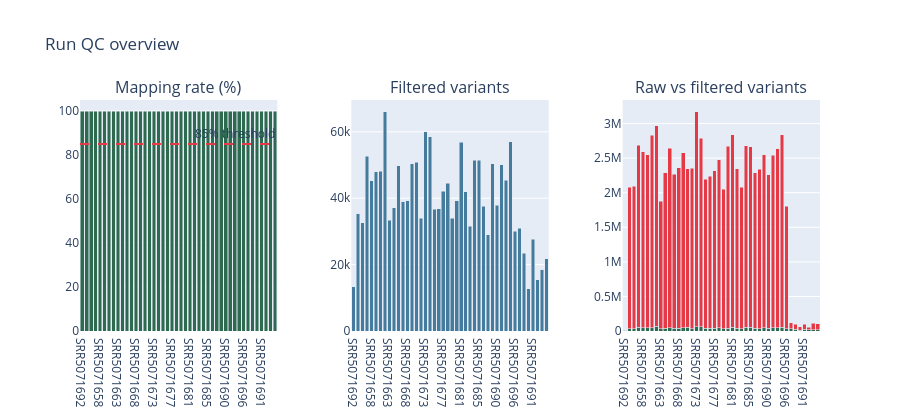

Source (notebook cell):
### Markdown cell above
## Cross-sample QC overview
Mapping rate, variant counts, and mean depth for every run in the database.

### Code cell
runs = query("""
    SELECT r.run_id, s.name AS sample, s.cell_line,
           r.mapping_rate, r.total_raw, r.total_filt, r.run_date
    FROM runs r
    JOIN samples s ON r.sample_id = s.sample_id
    ORDER BY s.cell_line, r.run_id
""")

if runs.empty:
    print("No runs found in database.")
else:
    runs["label"] = runs["cell_line"].fillna(runs["sample"])
    runs_sorted = runs.sort_values("mapping_rate", ascending=True)

    fig = make_subplots(
        rows=1, cols=2,
        subplot_titles=("Mapping rate (%) — all runs", "Filtered variants per run"),
        horizontal_spacing=0.12
    )

    # Horizontal bar — mapping rate, coloured by pass/fail
    colors = ["#e63946" if v < 85 else "#2d6a4f" for v in runs_sorted["mapping_rate"]]
    fig.add_trace(go.Bar(
        y=runs_sorted["label"],
        x=runs_sorted["mapping_rate"],
        orientation="h",
        marker_color=colors,
        hovertemplate="%{y}<br>Mapping rate: %{x:.1f}%<extra></extra>"
    ), row=1, col=1)
    fig.add_vline(x=85, line_dash="dash", line_color="#e63946",
                  annotation_text="85%", row=1, col=1)

    # Horizontal bar — filtered variants
    runs_sorted2 = runs.sort_values("total_filt", ascending=True)
    fig.add_trace(go.Bar(
        y=runs_sorted2["label"],
        x=runs_sorted2["total_filt"],
        orientation="h",
        marker_color="#457b9d",
        hovertemplate="%{y}<br>Filtered variants: %{x:,}<extra></extra>"
    ), row=1, col=2)

    n = len(runs)
    fig.update_layout(
        height=max(400, 18 * n),
        title=f"Run QC overview — {n} runs",
        showlegend=False
    )
    fig.update_xaxes(range=[0, 105], row=1, col=1)
    fig.show()

    # Summary table grouped by cell line
    summary = (
        runs.groupby("label").agg(
            n_runs=("run_id", "count"),
            mean_mapping=("mapping_rate", "mean"),
            mean_filt_vars=("total_filt", "mean"),
        ).reset_index().rename(columns={"label": "cell_line"})
        .sort_values("mean_filt_vars", ascending=False)
    )
    display(summary.style.format({
        "mean_mapping": "{:.1f}",
        "mean_filt_vars": "{:,.0f}"
    }))

### Figure 1 — Plotly figure (JSON) as saved in the notebook; plotly's stock layout.template omitted (floating-point values rounded to 4 significant figures)
{"data": [{"hovertemplate": "%{x}<br>Mapping rate: %{y:.1f}%<extra></extra>", "marker": {"color": ["#2d6a4f", "#2d6a4f", "#2d6a4f", "#2d6a4f", "#2d6a4f", "#2d6a4f", "#2d6a4f", "#2d6a4f", "#2d6a4f", "#2d6a4f", "#2d6a4f", "#2d6a4f", "#2d6a4f", "#2d6a4f", "#2d6a4f", "#2d6a4f", "#2d6a4f", "#2d6a4f", "#2d6a4f", "#2d6a4f", "#2d6a4f", "#2d6a4f", "#2d6a4f", "#2d6a4f", "#2d6a4f", "#2d6a4f", "#2d6a4f", "#2d6a4f", "#2d6a4f", "#2d6a4f", "#2d6a4f", "#2d6a4f", "#2d6a4f", "#2d6a4f", "#2d6a4f", "#2d6a4f", "#2d6a4f", "#2d6a4f", "#2d6a4f", "#2d6a4f", "#2d6a4f", "#2d6a4f", "#2d6a4f", "#2d6a4f"]}, "name": "Mapping rate", "type": "bar", "x": ["SRR5071692", "SRR5071654", "SRR5071655", "SRR5071656", "SRR5071658", "SRR5071659", "SRR5071660", "SRR5071661", "SRR5071663", "SRR5071664", "SRR5071665", "SRR5071666", "SRR5071668", "SRR5071669", "SRR5071670", "SRR5071671", "SRR5071673", "SRR5071674", "SRR5071675", "SRR5071676", "SRR5071677", "SRR5071678", "SRR5071679", "SRR5071680", "SRR5071681", "SRR5071682", "SRR5071683", "SRR5071684", "SRR5071685", "SRR5071687", "SRR5071688", "SRR5071689", "SRR5071690", "SRR5071693", "SRR5071694", "SRR5071695", "SRR5071696", "SRR5071662", "SRR5071667", "SRR5071672", "SRR5071691", "SRR5071657", "SRR5071686", "SRR5071697"], "xaxis": "x", "y": [100.0, 100.0, 100.0, 100.0, 100.0, 100.0, 100.0, 100.0, 100.0, 100.0, 100.0, 100.0, 100.0, 100.0, 100.0, 100.0, 100.0, 100.0, 100.0, 100.0, 100.0, 100.0, 100.0, 100.0, 100.0, 100.0, 100.0, 100.0, 100.0, 100.0, 100.0, 100.0, 100.0, 100.0, 100.0, 100.0, 100.0, 100.0, 100.0, 100.0, 100.0, 100.0, 100.0, 100.0], "yaxis": "y"}, {"hovertemplate": "%{x}<br>Filtered variants: %{y:,}<extra></extra>", "marker": {"color": "#457b9d"}, "name": "Filtered variants", "type": "bar", "x": ["SRR5071692", "SRR5071654", "SRR5071655", "SRR5071656", "SRR5071658", "SRR5071659", "SRR5071660", "SRR5071661", "SRR5071663", "SRR5071664", "SRR5071665", "SRR5071666", "SRR5071668", "SRR5071669", "SRR5071670", "SRR5071671", "SRR5071673", "SRR5071674", "SRR5071675", "SRR5071676", "SRR5071677", "SRR5071678", "SRR5071679", "SRR5071680", "SRR5071681", "SRR5071682", "SRR5071683", "SRR5071684", "SRR5071685", "SRR5071687", "SRR5071688", "SRR5071689", "SRR5071690", "SRR5071693", "SRR5071694", "SRR5071695", "SRR5071696", "SRR5071662", "SRR5071667", "SRR5071672", "SRR5071691", "SRR5071657", "SRR5071686", "SRR5071697"], "xaxis": "x2", "y": [13306, 35361, 32549, 52622, 45289, 47912, 48083, 66114, 33433, 37179, 49771, 38966, 39267, 50428, 50874, 33927, 60043, 58557, 36642, 36873, 42049, 44478, 33983, 39269, 56924, 41897, 31582, 51376, 51420, 37613, 29027, 50398, 37857, 50097, 45467, 56975, 30070, 30911, 23365, 12743, 27637, 15499, 18425, 21752], "yaxis": "y2"}, {"hovertemplate": "%{x}<br>Kept: %{y:,}<extra></extra>", "marker": {"color": "#2d6a4f"}, "name": "Kept", "type": "bar", "x": ["SRR5071692", "SRR5071654", "SRR5071655", "SRR5071656", "SRR5071658", "SRR5071659", "SRR5071660", "SRR5071661", "SRR5071663", "SRR5071664", "SRR5071665", "SRR5071666", "SRR5071668", "SRR5071669", "SRR5071670", "SRR5071671", "SRR5071673", "SRR5071674", "SRR5071675", "SRR5071676", "SRR5071677", "SRR5071678", "SRR5071679", "SRR5071680", "SRR5071681", "SRR5071682", "SRR5071683", "SRR5071684", "SRR5071685", "SRR5071687", "SRR5071688", "SRR5071689", "SRR5071690", "SRR5071693", "SRR5071694", "SRR5071695", "SRR5071696", "SRR5071662", "SRR5071667", "SRR5071672", "SRR5071691", "SRR5071657", "SRR5071686", "SRR5071697"], "xaxis": "x3", "y": [13306, 35361, 32549, 52622, 45289, 47912, 48083, 66114, 33433, 37179, 49771, 38966, 39267, 50428, 50874, 33927, 60043, 58557, 36642, 36873, 42049, 44478, 33983, 39269, 56924, 41897, 31582, 51376, 51420, 37613, 29027, 50398, 37857, 50097, 45467, 56975, 30070, 30911, 23365, 12743, 27637, 15499, 18425, 21752], "yaxis": "y3"}, {"hovertemplate": "%{x}<br>Filtered: %{y:,}<extra></extra>", "marker": {"color": "#e63946"}, "name": "Filtered out", "type": "bar", "x": ["SRR5071692", "SRR5071654", "SRR5071655", "SRR5071656", "SRR5071658", "SRR5071659", "SRR5071660", "SRR5071661", "SRR5071663", "SRR5071664", "SRR5071665", "SRR5071666", "SRR5071668", "SRR5071669", "SRR5071670", "SRR5071671", "SRR5071673", "SRR5071674", "SRR5071675", "SRR5071676", "SRR5071677", "SRR5071678", "SRR5071679", "SRR5071680", "SRR5071681", "SRR5071682", "SRR5071683", "SRR5071684", "SRR5071685", "SRR5071687", "SRR5071688", "SRR5071689", "SRR5071690", "SRR5071693", "SRR5071694", "SRR5071695", "SRR5071696", "SRR5071662", "SRR5071667", "SRR5071672", "SRR5071691", "SRR5071657", "SRR5071686", "SRR5071697"], "xaxis": "x3", "y": [0, 2046284, 2063805, 2631544, 2545437, 2498558, 2782583, 2904095, 1841229, 2252303, 2593770, 2227562, 2323028, 2525547, 2294437, 2318419, 3113915, 2728458, 2159666, 2199600, 2274961, 2430919, 2017519, 2632977, 2780016, 2304678, 2046536, 2631181, 2613638, 2254390, 2306859, 2502425, 2223936, 2491673, 2594027, 2777913, 1774410, 85446, 72260, 46490, 70786, 38396, 92406, 80366], "yaxis": "y3"}], "layout": {"annotations": [{"font": {"size": 16}, "showarrow": false, "text": "Mapping rate (%)", "x": 0.1333, "xanchor": "center", "xref": "paper", "y": 1, "yanchor": "bottom", "yref": "paper"}, {"font": {"size": 16}, "showarrow": false, "text": "Filtered variants", "x": 0.5, "xanchor": "center", "xref": "paper", "y": 1, "yanchor": "bottom", "yref": "paper"}, {"font": {"size": 16}, "showarrow": false, "text": "Raw vs filtered variants", "x": 0.8667, "xanchor": "center", "xref": "paper", "y": 1, "yanchor": "bottom", "yref": "paper"}, {"showarrow": false, "text": "85% threshold", "x": 1, "xanchor": "right", "xref": "x domain", "y": 85, "yanchor": "bottom", "yref": "y"}], "barmode": "stack", "height": 420, "shapes": [{"line": {"color": "#e63946", "dash": "dash"}, "type": "line", "x0": 0, "x1": 1, "xref": "x domain", "y0": 85, "y1": 85, "yref": "y"}], "showlegend": false, "title": {"text": "Run QC overview"}, "xaxis": {"anchor": "y", "domain": [0, 0.2667]}, "xaxis2": {"anchor": "y2", "domain": [0.3667, 0.6333]}, "xaxis3": {"anchor": "y3", "domain": [0.7333, 1]}, "yaxis": {"anchor": "x", "domain": [0, 1], "range": [0, 105]}, "yaxis2": {"anchor": "x2", "domain": [0, 1]}, "yaxis3": {"anchor": "x3", "domain": [0, 1]}}}
